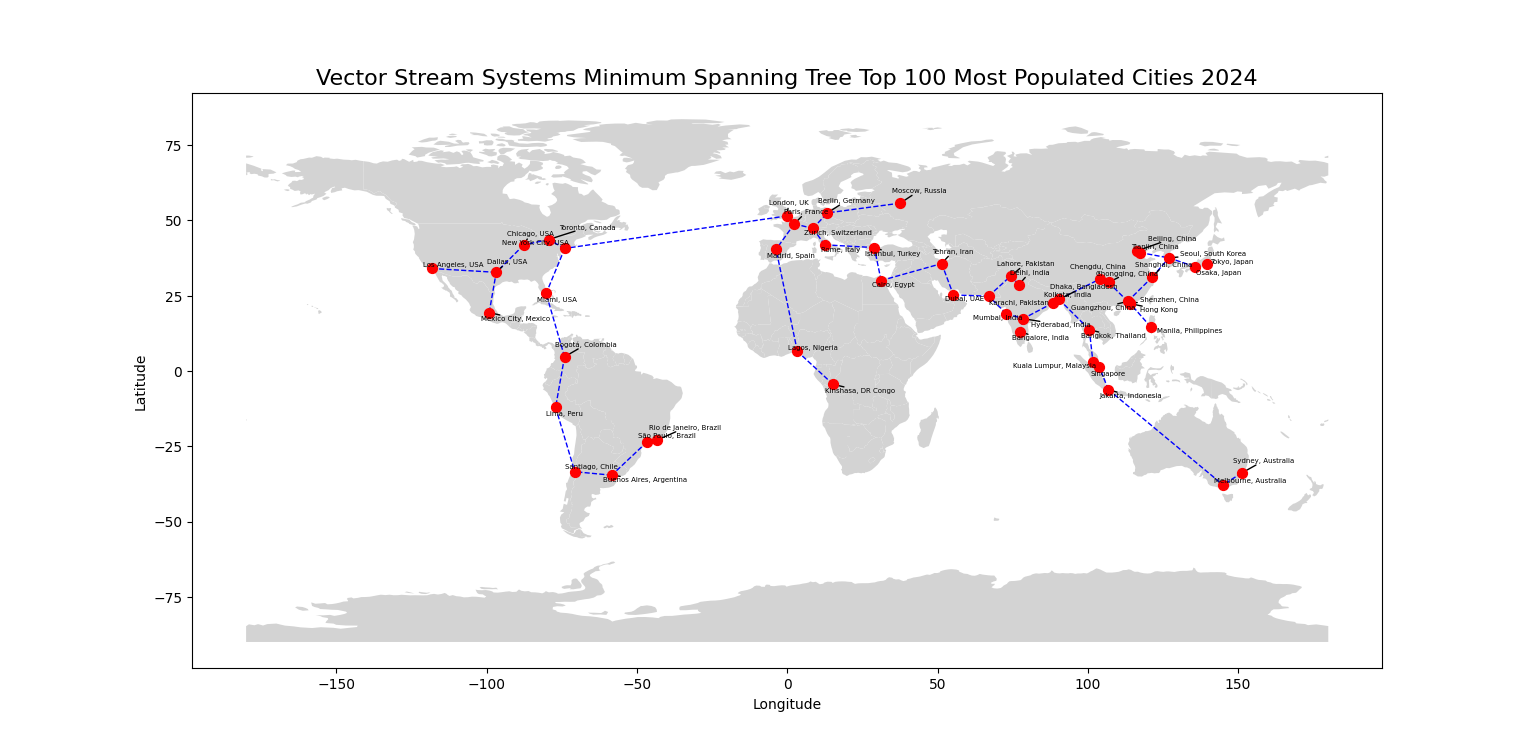

This figure's Python source:
import matplotlib.pyplot as plt
import geopandas as gpd
from geopy.distance import great_circle
import networkx as nx
from adjustText import adjust_text

# Top 100 most populated cities in the world (coordinates: latitude, longitude, and city names)
cities = {
    "Tokyo, Japan": (35.682839, 139.759455),
    "Delhi, India": (28.704060, 77.102493),
    "Shanghai, China": (31.230391, 121.473701),
    "São Paulo, Brazil": (-23.550520, -46.633308),
    "Mexico City, Mexico": (19.432608, -99.133209),
    "Cairo, Egypt": (30.044420, 31.235712),
    "Dhaka, Bangladesh": (23.810331, 90.412521),
    "Mumbai, India": (19.075984, 72.877656),
    "Beijing, China": (39.904202, 116.407394),
    "Osaka, Japan": (34.693738, 135.502165),
    "Karachi, Pakistan": (24.860735, 67.001137),
    "Chongqing, China": (29.431586, 106.912251),
    "Istanbul, Turkey": (41.008238, 28.978359),
    "Buenos Aires, Argentina": (-34.603722, -58.381592),
    "Kolkata, India": (22.572646, 88.363895),
    "Kinshasa, DR Congo": (-4.441931, 15.266293),
    "Lagos, Nigeria": (6.524379, 3.379206),
    "Manila, Philippines": (14.599512, 120.984222),
    "Rio de Janeiro, Brazil": (-22.906847, -43.172896),
    "Guangzhou, China": (23.129110, 113.264385),
    "Los Angeles, USA": (34.052235, -118.243683),
    "Moscow, Russia": (55.755825, 37.617298),
    "Shenzhen, China": (22.543096, 114.057865),
    "Lahore, Pakistan": (31.549722, 74.343611),
    "Bangalore, India": (12.971599, 77.594566),
    "Paris, France": (48.856613, 2.352222),
    "Bogotá, Colombia": (4.7110, -74.0721),
    "Jakarta, Indonesia": (-6.208763, 106.845599),
    "Lima, Peru": (-12.046374, -77.042793),
    "Bangkok, Thailand": (13.756331, 100.501762),
    "Chengdu, China": (30.572815, 104.066801),
    "Tianjin, China": (39.343357, 117.361647),
    "London, UK": (51.5074, -0.1278),
    "Tehran, Iran": (35.6892, 51.3890),
    "New York City, USA": (40.712776, -74.005974),
    "Hyderabad, India": (17.385044, 78.486671),
    "Santiago, Chile": (-33.4489, -70.6693),
    "Singapore": (1.3521, 103.8198),
    "Hong Kong": (22.3964, 114.1095),
    "Miami, USA": (25.7617, -80.1918),
    "Kuala Lumpur, Malaysia": (3.1390, 101.6869),
    "Dubai, UAE": (25.276987, 55.296249),
    "Seoul, South Korea": (37.5665, 126.9780),
    "Rome, Italy": (41.9028, 12.4964),
    "Madrid, Spain": (40.4168, -3.7038),
    "Zurich, Switzerland": (47.3769, 8.5417),
    "Berlin, Germany": (52.5200, 13.4050),
    "Sydney, Australia": (-33.8688, 151.2093),
    "Melbourne, Australia": (-37.8136, 144.9631),
    "Toronto, Canada": (43.6532, -79.3832),
    "Chicago, USA": (41.8781, -87.6298),
    "Dallas, USA": (32.7767, -96.7970),
    # Add more cities up to the top 100
}

# Load the world map from local shapefile
world = gpd.read_file(r"C:\EnergyCenters\Natural_Earth_quick_start\packages\Natural_Earth_quick_start\110m_cultural\ne_110m_admin_0_countries.shp")

# Create a NetworkX graph to store the nodes and edges
G = nx.Graph()

# Add nodes (cities) to the graph
for city, (lat, lon) in cities.items():
    G.add_node(city, pos=(lon, lat))  # Storing (longitude, latitude) to maintain correct order

# Calculate distances between every pair of cities and add edges
for city1 in cities:
    for city2 in cities:
        if city1 != city2:
            coord1 = cities[city1]
            coord2 = cities[city2]
            dist = great_circle(coord1, coord2).kilometers
            G.add_edge(city1, city2, weight=dist)

# Compute the minimum spanning tree (MST) to ensure each city is connected with the shortest possible total distance
mst = nx.minimum_spanning_tree(G)

# Plot the map
fig, ax = plt.subplots(figsize=(15, 10))
world.plot(ax=ax, color='lightgrey')

# Plot MST edges (connections between cities)
for edge in mst.edges(data=True):
    city1, city2 = edge[0], edge[1]
    lon1, lat1 = cities[city1][1], cities[city1][0]
    lon2, lat2 = cities[city2][1], cities[city2][0]
    ax.plot([lon1, lon2], [lat1, lat2], color='blue', linestyle='--', linewidth=1, zorder=1)

# Plot cities (nodes) with smaller size and labels
texts = []
for city, (lat, lon) in cities.items():
    ax.scatter(lon, lat, color='red', s=50, zorder=2)  # Reduced node size from 100 to 50
    # Add city labels using ax.text with smaller font size
    texts.append(ax.text(lon, lat, city, fontsize=5, ha='right', zorder=3))

# Adjust text labels to avoid overlapping
adjust_text(texts, arrowprops=dict(arrowstyle='-', color='black'))

# Title of the plot
ax.set_title("Vector Stream Systems Minimum Spanning Tree Top 100 Most Populated Cities 2024", fontsize=16)

# Set axis labels
ax.set_xlabel('Longitude')
ax.set_ylabel('Latitude')

# Show the plot
plt.show()
